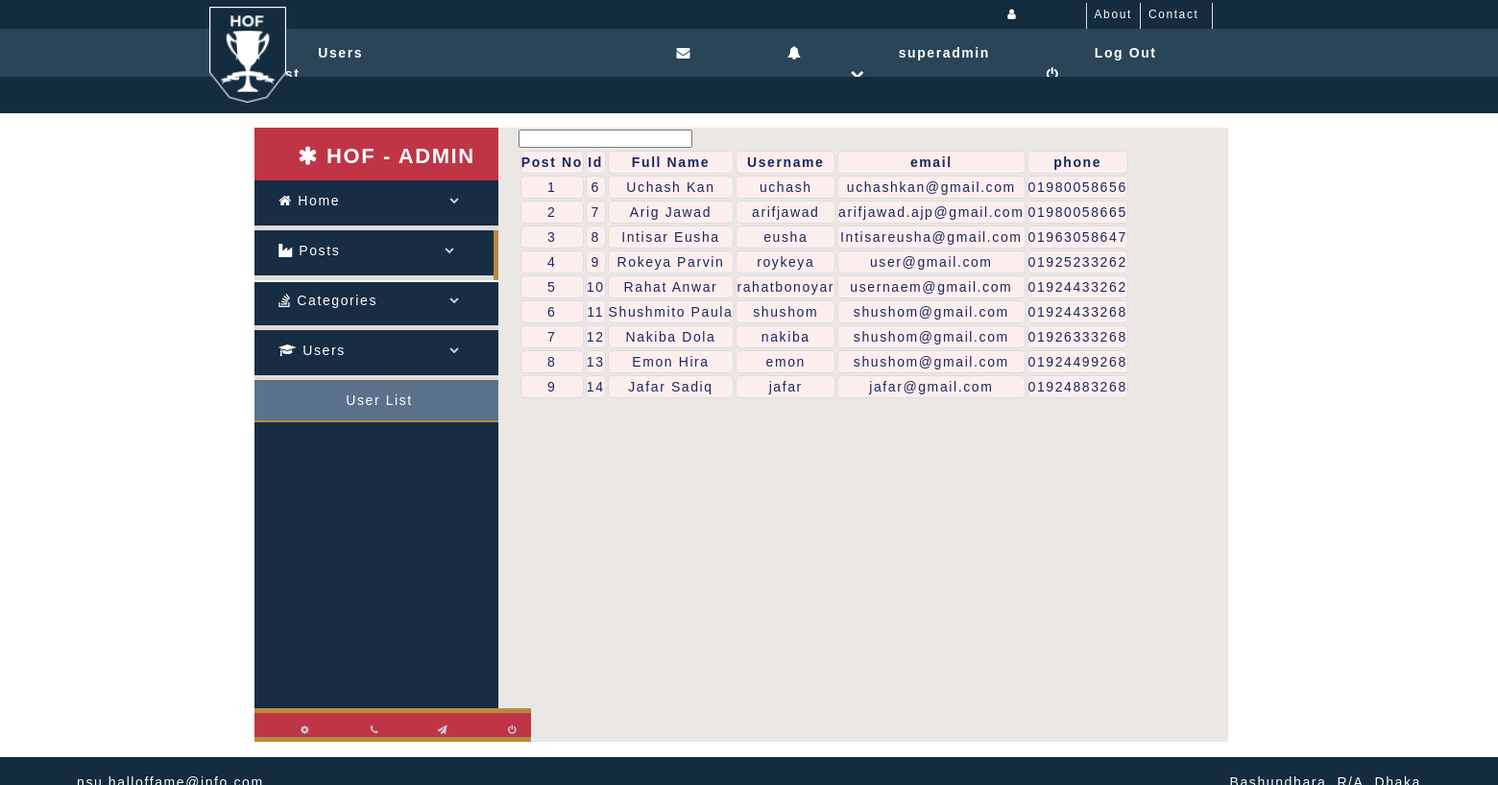
The app's page /views/users/userlist.php (signed in) with its own data.
### tables this page shows
CREATE TABLE `user` (
  `id` int(11) NOT NULL,
  `date_time` varchar(50) NOT NULL,
  `username` varchar(50) NOT NULL,
  `password` varchar(50) NOT NULL,
  `email` varchar(55) NOT NULL,
  `phone` varchar(55) NOT NULL,
  `fullname` varchar(55) NOT NULL
);

### views/users/DBManager.php (the view, shortened to what this page needs)
<?php
  function conectionStart()
  {
    $servername = "localhost";
    $username = "root";
    $password = "";
    $dbname = "halloffame";
    $connection = mysqli_connect($servername, $username, $password, $dbname);
    return $connection;
  }
  function fetch($value='')
  {
    $connection = conectionStart();
    $postNo = 1;
    $sql = "SELECT * FROM user WHERE username LIKE '%".$value."%' OR fullname LIKE '%".$value."%' OR email LIKE '%".$value."%' OR phone LIKE '%".$value."%' OR date_time LIKE '%".$value."%'";
    $result = mysqli_query($connection, $sql);
    if($result) {
      while ($row = mysqlI_fetch_assoc($result)) {
        echo "<tr>";
        echo "<td>".$postNo."</td>";
        echo "<td>".$row['id']."</td>";
        echo "<td>".$row['fullname']."</td>";
        echo "<td>".$row['username']."</td>";
	    	echo "<td>".$row['email']."</td>";
	    	echo "<td>".$row['phone']."</td>";
        echo "</tr>";
        $postNo++;
      }
    } else {
      echo "Error :".$sql."<br>".mysqli_error($connection);
    }
  }
 ?>

### css/style.css (style rules this page uses)
* { margin: 0; padding: 0; }
body { line-height: 22px; font-family: "Montserrat", sans-serif; font-weight: 400; font-size: 14px; color: #0c0c0c; background: #cfcfcf; letter-spacing: 0.1rem; }
td, th { border: 1px solid #dddddd; color: #1a265c; text-align: center; border-radius: 5px; }
td, a { color: #1a265c; text-decoration: none; font-size: 14px; }
tr { background-color: #FDEEEE; }

### records on screen
user: id "6", fullname "Uchash Kan", username "uchash", email "uchashkan@gmail.com", phone "01980058656"
user: id "7", fullname "Arig Jawad", username "arifjawad", email "arifjawad.ajp@gmail.com", phone "01980058665"
user: id "8", fullname "Intisar Eusha", username "eusha", email "Intisareusha@gmail.com", phone "01963058647"
user: id "9", fullname "Rokeya Parvin", username "roykeya", email "user@gmail.com", phone "01925233262"
user: id "10", fullname "Rahat Anwar", username "rahatbonoyar", email "usernaem@gmail.com", phone "01924433262"
user: id "11", fullname "Shushmito Paula", username "shushom", email "shushom@gmail.com", phone "01924433268"
user: id "12", fullname "Nakiba Dola", username "nakiba", email "shushom@gmail.com", phone "01926333268"
user: id "13", fullname "Emon Hira", username "emon", email "shushom@gmail.com", phone "01924499268"
user: id "14", fullname "Jafar Sadiq", username "jafar", email "jafar@gmail.com", phone "01924883268"

### other values on screen
$_SESSION['username'] "superadmin"
